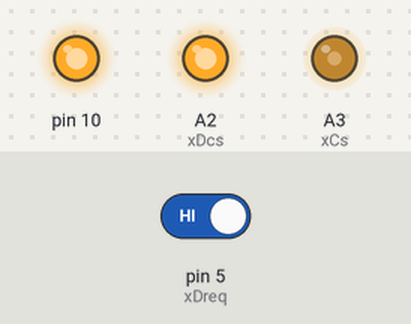
Simulated run of this sketch. Board: Arduino Uno, built with avr-gcc and run on an emulated ATmega328P. On the bench: output pins drawn as LEDs (lit = HIGH). Inputs (shaded band) come from the test bench; at power-on: pin 5 (xDreq) HIGH. Pins used as bus, display or sensor lines are not drawn; what the sketch prints to the serial monitor is not drawn.

Above: at 1.2 s.
1.3 s: pin 5 (xDreq) driven LOW
At 2.7 s:
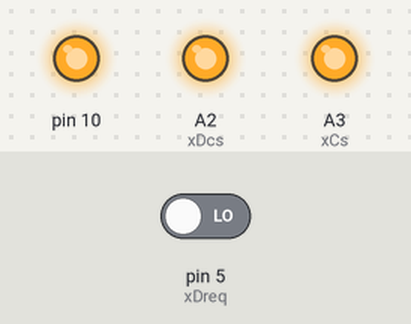
Timing chart, 0 to 4.3 s (numbered marks = the images above; inputs shaded):
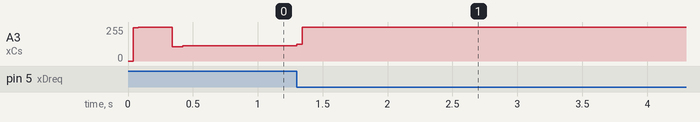

Measured:
- after the input at 1.3 s, A3 (xCs): 116/255 → 255/255 at once

The sketch:

VS1003_new_2.ino
```cpp
#include <SPI.h>
#include <SD.h>


// VS1003 SCI Write Command byte is 0x02
#define VS_WRITE_COMMAND 0x02

// VS1003 SCI Read COmmand byte is 0x03
#define VS_READ_COMMAND  0x03


const int xCs = A3;
const int xDcs = A2;
const int xDreq = 5;
const int xReset = A0;

// SCI Registers
const uint8_t SCI_MODE = 0x0;
const uint8_t SCI_STATUS = 0x1;
const uint8_t SCI_BASS = 0x2;
const uint8_t SCI_CLOCKF = 0x3;
const uint8_t SCI_DECODE_TIME = 0x4;
const uint8_t SCI_AUDATA = 0x5;
const uint8_t SCI_WRAM = 0x6;
const uint8_t SCI_WRAMADDR = 0x7;
const uint8_t SCI_HDAT0 = 0x8;
const uint8_t SCI_HDAT1 = 0x9;
const uint8_t SCI_AIADDR = 0xa;
const uint8_t SCI_VOL = 0xb;
const uint8_t SCI_AICTRL0 = 0xc;
const uint8_t SCI_AICTRL1 = 0xd;
const uint8_t SCI_AICTRL2 = 0xe;
const uint8_t SCI_AICTRL3 = 0xf;
const uint8_t SCI_num_registers = 0xf;

// SCI_MODE bits
const uint8_t SM_DIFF = 0;
const uint8_t SM_LAYER12 = 1;
const uint8_t SM_RESET = 2;
const uint8_t SM_OUTOFWAV = 3;
const uint8_t SM_EARSPEAKER_LO = 4;
const uint8_t SM_TESTS = 5;
const uint8_t SM_STREAM = 6;
const uint8_t SM_EARSPEAKER_HI = 7;
const uint8_t SM_DACT = 8;
const uint8_t SM_SDIORD = 9;
const uint8_t SM_SDISHARE = 10;
const uint8_t SM_SDINEW = 11;
const uint8_t SM_ADPCM = 12;
const uint8_t SM_ADCPM_HP = 13;
const uint8_t SM_LINE_IN = 14;


void control_mode_on(void) {
  digitalWrite(xDcs, HIGH);
  digitalWrite(xCs, LOW);
}

void await_data_request(void) {
  while (!digitalRead(xDreq));
}

void control_mode_off(void) {
  digitalWrite(xCs, HIGH);
}

uint16_t read_register_my_own(uint8_t _reg) {
  while (!digitalRead(xDreq));
  digitalWrite(xCs, LOW);
  SPI.transfer(VS_READ_COMMAND);
  SPI.transfer(_reg);
  unsigned char response1 = SPI.transfer(0xFF);
  unsigned char response2 = SPI.transfer(0xFF);
  digitalWrite(xCs, HIGH);
  return ((unsigned int) response1 << 8) | (response2 & 0xFF);
}

void write_register(uint8_t _reg, uint16_t _value) {
  control_mode_on();
  delayMicroseconds(1); // tXCSS
  SPI.transfer(VS_WRITE_COMMAND); // Write operation
  SPI.transfer(_reg); // Which register
  SPI.transfer(_value >> 8); // Send hi byte
  SPI.transfer(_value & 0xff); // Send lo byte
  delayMicroseconds(1); // tXCSH
  await_data_request();
  control_mode_off();
}

void data_mode_on(void) {
  digitalWrite(xCs, HIGH);
  digitalWrite(xDcs, LOW);
}

void data_mode_off(void) {
  digitalWrite(xDcs, HIGH);
}

void setVolume(uint8_t vol) {
  uint16_t value = vol;
  value <<= 8;
  value |= vol;
  write_register(SCI_VOL, value);
}


const unsigned char header[] = {
0x52, 0x49, 0x46, 0x46, 0x1c, 0x10, 0x00, 0x00,
0x57, 0x41, 0x56, 0x45, 0x66, 0x6d, 0x74, 0x20, /*|RIFF....WAVEfmt |*/
0x14, 0x00, 0x00, 0x00, 0x11, 0x00, 0x01, 0x00,
0x40, 0x1f, 0x00, 0x00, 0x75, 0x12, 0x00, 0x00, /*|........@......|*/
0x00, 0x01, 0x04, 0x00, 0x02, 0x00, 0xf9, 0x01,
0x66, 0x61, 0x63, 0x74, 0x04, 0x00, 0x00, 0x00, /*|.......fact....|*/
0x5c, 0x1f, 0x00, 0x00, 0x64, 0x61, 0x74, 0x61,
0xe8, 0x0f, 0x00, 0x00
};
unsigned char db[512];  // data buffer for saving to disk


void RecordAdpcm1003(void) {
  uint16_t w = 0, idx = 0;
  setVolume(200); // Recording monitor volume
  write_register(SCI_BASS, 0); // Bass/treble disabled
  write_register(SCI_CLOCKF, 0x4430); // 2.0x 12.288MHz
  delay(100);
  write_register(SCI_AICTRL0, 12); // Div -> 12=8kHz 8=12kHz 6=16kHz
  delay(100);
  write_register(SCI_AICTRL1, 0); // Auto gain
  delay(100);
  if (1) {
    write_register(SCI_MODE, 0x5804); // Normal SW reset + other bits
  } else {
    write_register(SCI_MODE, 0x1804); // Normal SW reset + other bits
  }
  // Save Header
  for (idx = 0; idx < sizeof(header); idx++) {
    db[idx] = header[idx];
  }
  // Get Records loop
  while (1) {
    do {
      w = read_register_my_own(SCI_HDAT1);
      Serial.println(w);
    } while (w < 256 || w >= 896); // wait until 512 bytes available
    while (idx < 512) {
      w = read_register_my_own(SCI_HDAT0);
      db[idx++] = w >> 8;
      db[idx++] = w & 0xFF;
    }
    idx = 0;
    // Save db Array to a file.mp3
  }
  //ResetMP3(); // Normal reset, restore default settings
  setVolume(200);
}


void setup() {
  // Serial Begin
  Serial.begin(115200);
  // VS1003 Begin
  pinMode(xReset, OUTPUT);
  pinMode(xCs, OUTPUT);
  pinMode(xDcs, OUTPUT);
  pinMode(xDreq, INPUT);
  digitalWrite(xReset, LOW);
  digitalWrite(xCs, HIGH);
  digitalWrite(xDcs, HIGH);
  digitalWrite(xReset, HIGH);
  // initiate SPI
  SPI.begin();
  SPI.beginTransaction(SPISettings(250000, MSBFIRST, SPI_MODE0));
  write_register(SCI_VOL, 200);
  write_register(SCI_BASS, 0);
  write_register(SCI_CLOCKF, 0x4430);
  write_register(SCI_AICTRL0, 12);
  /*
  delay(100);
  write_register(SCI_AICTRL1, 200);
  delay(100);
  write_register(SCI_MODE, 0x1804);
  SPI.endTransaction();
  */
}


uint16_t t, w;


void loop() {

  RecordAdpcm1003();
  //activating_ADPCM();
  //Serial.println(read_register_my_own(SCI_HDAT1)>>8);
  //Serial.println(read_register_my_own(SCI_HDAT0)>>8);

}
```
